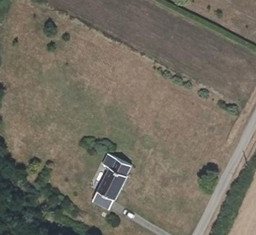
#> input picture MetaData/1.Real_Image/Photos/Photo9Files/9.png, 256 x 235 px, shrunk from 431 x 395 before the run
$ python BGR2HSV.py
#> lines starting #> are read from the running program, lines starting #| are printed output that depends on the picture
#> further down, image is the input picture: shape (235, 256, 3); mean B, G, R 96.7, 109.3, 114.7
#> `hsv_image = cv2.cvtColor(image, cv2.COLOR_BGR2HSV)`: hsv_image: shape (235, 256, 3); mean H, S, V 28.5, 45.9, 116.8
import cv2


def backgr_removal(image,threshold_gr=50,kernel_size=11):

#> called with threshold_gr = 50, kernel_size = 11
    total_pixel_in_kernel = kernel_size*kernel_size
    Eighty_percent_kernel = int(total_pixel_in_kernel*0.8)
    gr_pixel_in_total = 0
    half_size_kernel = int((kernel_size-1)/2)
    # Convert image from BGR to HSV
    hsv_img = cv2.cvtColor(image, cv2.COLOR_BGR2HSV)

    # Extract the all channels from hsv
    h,s,v_channel = cv2.split(hsv_img)
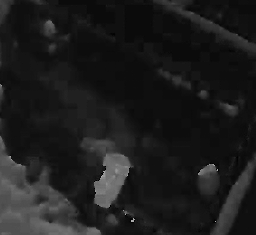
#> h: shape (235, 256); min 0, max 177, mean 28.5
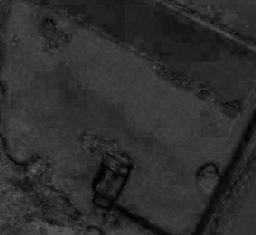
#> s: shape (235, 256); min 0, max 99, mean 45.9
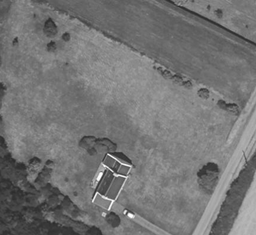
#> v_channel: shape (235, 256); min 44, max 255, mean 116.8
    height, width, _ = hsv_img.shape
#> height = 235; width = 256

    #run thourgh all image
    for y in range(0+half_size_kernel,height-half_size_kernel+1,1):
        for x in range(0+half_size_kernel,width-half_size_kernel+1,1):
            #find a dark pixel
            if h[y,x] < threshold_gr :

                #check dark region around dark pixel
                for j in range(y-half_size_kernel,y+half_size_kernel,1):
                    for i in range(x-half_size_kernel,x+half_size_kernel,1):
                        if h[j,i] < threshold_gr :
                            gr_pixel_in_total = gr_pixel_in_total + 1

                if gr_pixel_in_total > Eighty_percent_kernel :
                    #change the brightness of dark region
                    for j in range(y-half_size_kernel,y+half_size_kernel):
                        for i in range(x-half_size_kernel,x+half_size_kernel):
                            image[j,i] = [255,255,255]
            gr_pixel_in_total = 0
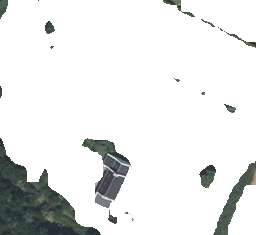
#> image: shape (235, 256, 3); mean B, G, R 231.5, 232.1, 230.7


    # return new image
    return image


# Load image and convert to HSV
image = cv2.imread("9.png")
hsv_image = cv2.cvtColor(image, cv2.COLOR_BGR2HSV)

# Mouse callback function
def show_hsv(event, x, y, flags, param):
    if event == cv2.EVENT_LBUTTONDOWN:
        hsv_val = hsv_image[y, x]  # Note: image[y, x]
        print(f"HSV at ({x}, {y}): {hsv_val}")

# Display image and set mouse callback
cv2.imshow('HSV Image', hsv_image)
cv2.imshow("orginal", image)
cv2.setMouseCallback('HSV Image', show_hsv)

filtered_origin = backgr_removal(image)


cv2.imshow("filtered", filtered_origin)


cv2.waitKey(0)
cv2.destroyAllWindows()
